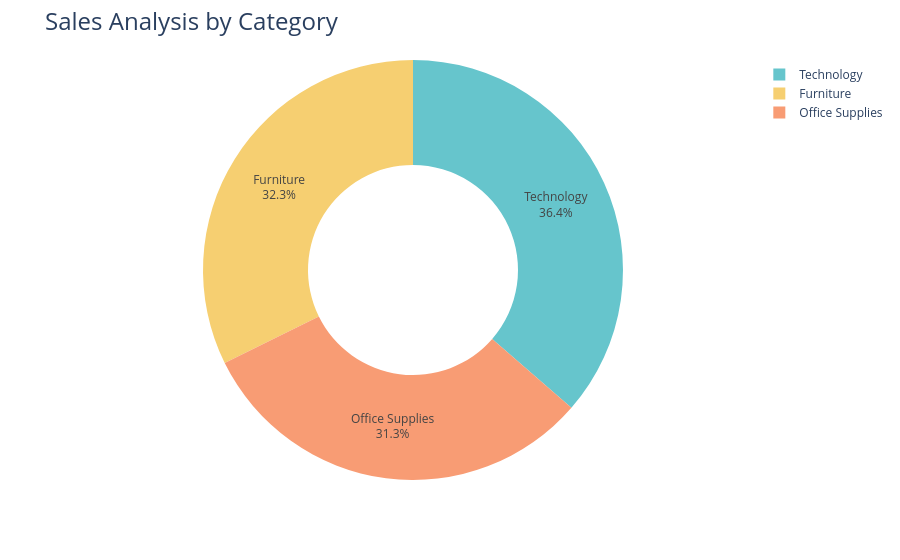

Source (notebook cell):
### Code cell
#Now i want to make their pie -Chart ! (plottly)

#px.pie ->bec i want to create the pie -chart !
# Now i want 2 things inside it -> Sales and Category !
#hole=0.5 ->I want the hole in the center of pie chart ! (see in the diagram !)
#color -> we pass the color !(there name is wird <- dont care !)
fig = px.pie(sales_by_category,
             values = 'Sales',
             names ='Category',
             hole =0.5,
             color_discrete_sequence = px.colors.qualitative.Pastel)

#update_traces -> mean text write inside the graph or outside the graph !, text-info = percent + label !
fig.update_traces(textposition = 'inside',textinfo='percent + label')
#below graph name ! we set  and give me size !
fig.update_layout(title_text='Sales Analysis by Category', title_font=dict(size=24))
fig.show()

### Figure 1 — Plotly figure (JSON) as saved in the notebook; plotly's stock layout.template omitted (floating-point values rounded to 4 significant figures)
{"data": [{"domain": {"x": [0, 1], "y": [0, 1]}, "hole": 0.5, "hovertemplate": "Category=%{label}<br>Sales=%{value}<extra></extra>", "labels": ["Furniture", "Office Supplies", "Technology"], "legendgroup": "", "name": "", "showlegend": true, "textinfo": "percent+label", "textposition": "inside", "type": "pie", "values": [742000.0, 719000.0, 836200.0]}], "layout": {"legend": {"tracegroupgap": 0}, "margin": {"t": 60}, "piecolorway": ["rgb(102, 197, 204)", "rgb(246, 207, 113)", "rgb(248, 156, 116)", "rgb(220, 176, 242)", "rgb(135, 197, 95)", "rgb(158, 185, 243)", "rgb(254, 136, 177)", "rgb(201, 219, 116)", "rgb(139, 224, 164)", "rgb(180, 151, 231)", "rgb(179, 179, 179)"], "title": {"font": {"size": 24}, "text": "Sales Analysis by Category"}}}
